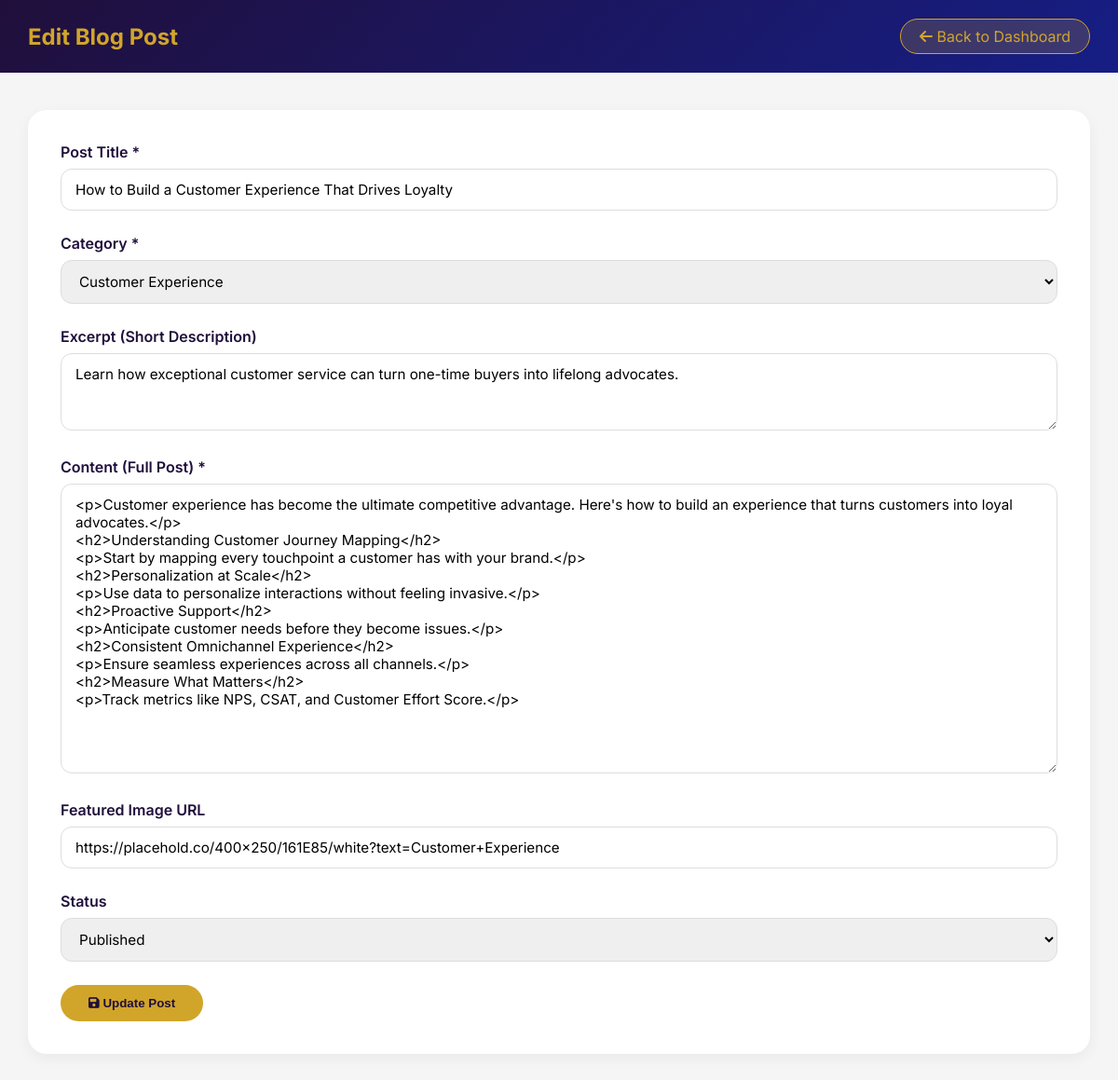
/admin/edit-post.php?id=2 (signed in), run on the app's committed database.
### tables this page shows
CREATE TABLE `blog_posts` (
  `id` int(11) NOT NULL,
  `title` varchar(255) NOT NULL,
  `slug` varchar(255) NOT NULL,
  `category` varchar(50) NOT NULL,
  `content` text NOT NULL,
  `excerpt` varchar(500) DEFAULT NULL,
  `image_url` varchar(255) DEFAULT NULL,
  `author` varchar(100) DEFAULT 'Grace Wambui Gathua',
  `views` int(11) DEFAULT 0,
  `status` enum('draft','published') DEFAULT 'published',
  `created_at` timestamp NOT NULL DEFAULT current_timestamp(),
  `updated_at` timestamp NOT NULL DEFAULT current_timestamp() ON UPDATE current_timestamp()
);

### admin/edit-post.php (the view, shortened to what this page needs)
<?php
require_once '../config/db_config.php';
$id = isset($_GET['id']) ? (int)$_GET['id'] : 0;
$stmt = $conn->prepare("SELECT * FROM blog_posts WHERE id = ?");
$stmt->bind_param("i", $id);
$stmt->execute();
$result = $stmt->get_result();
$post = $result->fetch_assoc();
?>
<!DOCTYPE html>
<html lang="en">
<head>
    <link rel="stylesheet" href="https://cdnjs.cloudflare.com/ajax/libs/font-awesome/6.0.0-beta3/css/all.min.css">
</head>
<body>
    <header class="admin-header">
        <div class="admin-container">
            <div class="header-content">
                <div class="logo">
                    <h2>Edit Blog Post</h2>
                </div>
                <a href="dashboard.php" class="btn-back"><i class="fas fa-arrow-left"></i> Back to Dashboard</a>
            </div>
        </div>
    </header>
    <main class="main-content">
        <div class="admin-container">
            <div class="form-container">
                <form method="POST" action="">
                    <div class="form-group">
                        <label>Post Title *</label>
                        <input type="text" name="title" required value="<?php echo htmlspecialchars($post['title']); ?>">
                    </div>
                    <div class="form-group">
                        <label>Category *</label>
                        <select name="category" required>
                            <option value="Customer Experience" <?php echo $post['category'] == 'Customer Experience' ? 'selected' : ''; ?>>Customer Experience</option>
                        </select>
                    </div>
                    <div class="form-group">
                        <label>Excerpt (Short Description)</label>
                        <textarea name="excerpt" rows="3"><?php echo htmlspecialchars($post['excerpt']); ?></textarea>
                    </div>
                    <div class="form-group">
                        <label>Content (Full Post) *</label>
                        <textarea name="content" rows="15" required><?php echo htmlspecialchars($post['content']); ?></textarea>
                    </div>
                    <div class="form-group">
                        <label>Featured Image URL</label>
                        <input type="text" name="image_url" value="<?php echo htmlspecialchars($post['image_url']); ?>" placeholder="https://example.com/image.jpg">
                    </div>
                    <div class="form-group">
                        <label>Status</label>
                        <select name="status">
                            <option value="published" <?php echo $post['status'] == 'published' ? 'selected' : ''; ?>>Published</option>
                        </select>
                    </div>
                    <button type="submit" class="btn-submit"><i class="fas fa-save"></i> Update Post</button>
                </form>
            </div>
        </div>
    </main>
</body>
</html>

### admin/edit-post.php (style rules this page uses)
* { margin: 0; padding: 0; box-sizing: border-box; }
body { font-family: 'Inter', sans-serif; background: #f5f5f5; }
.admin-header { background: linear-gradient(135deg, #200F3B 0%, #161E85 100%); color: white; padding: 20px 0; }
.admin-container { max-width: 1200px; margin: 0 auto; padding: 0 30px; }
.header-content { display: flex; justify-content: space-between; align-items: center; }
.logo h2 { color: #D1A52A; }
.btn-back { background: rgba(209, 165, 42, 0.2); border: 1px solid #D1A52A; padding: 8px 20px; border-radius: 30px; color: #D1A52A; text-decoration: none; }
.main-content { padding: 40px 0; }
.form-container { background: white; border-radius: 20px; padding: 35px; box-shadow: 0 5px 15px rgba(0,0,0,0.05); }
.form-group { margin-bottom: 25px; }
.form-group label { display: block; margin-bottom: 8px; font-weight: 600; color: #200F3B; }
.form-group input, .form-group select, .form-group textarea { width: 100%; padding: 12px 15px; border: 1px solid #ddd; border-radius: 12px; font-family: 'Inter', sans-serif; font-size: 0.95rem; }
.btn-submit { background: #D1A52A; color: #200F3B; padding: 12px 30px; border: none; border-radius: 30px; font-weight: 600; cursor: pointer; transition: all 0.3s; }

### data on the page
blog_posts: title "How to Build a Customer Experience That Drives Loyalty", category "Customer Experience", excerpt "Learn how exceptional customer service can turn one-time buyers into lifelong advocates.", content "<p>Customer experience has become the ultimate competitive advantage. Here's how to build an experience that turns customers into loyal advocates.</p> <h2>Understanding Customer Journey Mapping</h2> <p>Start by mapping every touchpoint a customer has with your brand.</p> <h2>Personalization at Scale</h2> <p>Use data to personalize interactions without feeling invasive.</p> <h2>Proactive Support</h2> <p>Anticipate customer needs before they become issues.</p> <h2>Consistent Omnichannel Experience</h2> <p>Ensure seamless experiences across all channels.</p> <h2>Measure What Matters</h2> <p>Track metrics like NPS, CSAT, and Customer Effort Score.</p>", image_url "https://placehold.co/400x250/161E85/white?text=Customer+Experience", status "Published"
